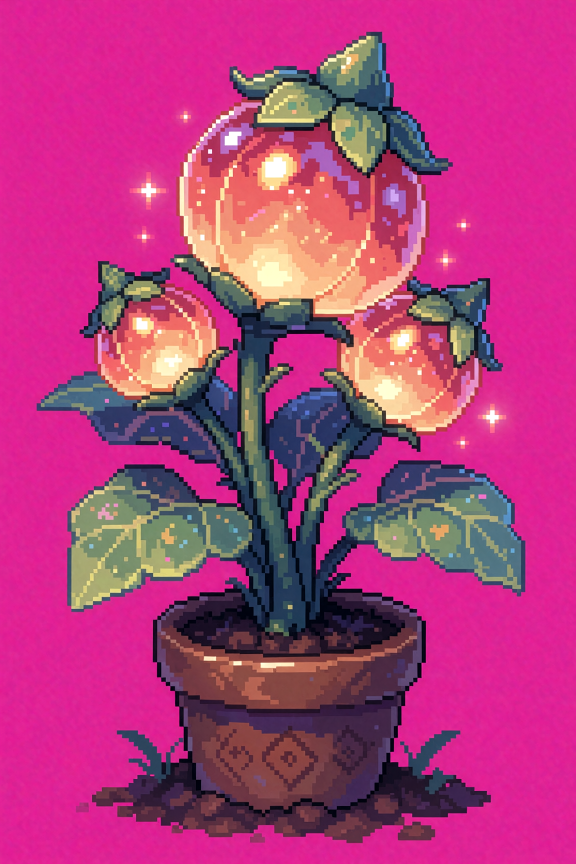
#> input picture Unity/Assets/Resources/Farm/Art/PhotoFlow_Krea2_00031_.png, 1152 x 1728 px, given as the content of the folder ./Unity/Assets/Resources/Farm/Art/PhotoFlow_Krea2_00031_.png, which was not available (shown at 1/2 size)
$ python make_plant_contact.py ../Unity/Assets/Resources/Farm/Art/PhotoFlow_Krea2_00031_.png out.png
#> lines starting #> are read from the running program, lines starting #| are printed output that depends on the picture; pictures that were not available may be replaced by others from this repository, and a replacement may not be noted
from pathlib import Path
import sys
from PIL import Image, ImageDraw

files = sorted(Path(sys.argv[1]).glob('*.png'))
cell_w, cell_h, cols = 180, 170, 8
rows = (len(files) + cols - 1) // cols
out = Image.new('RGB', (cols*cell_w, rows*cell_h), (48, 56, 42))
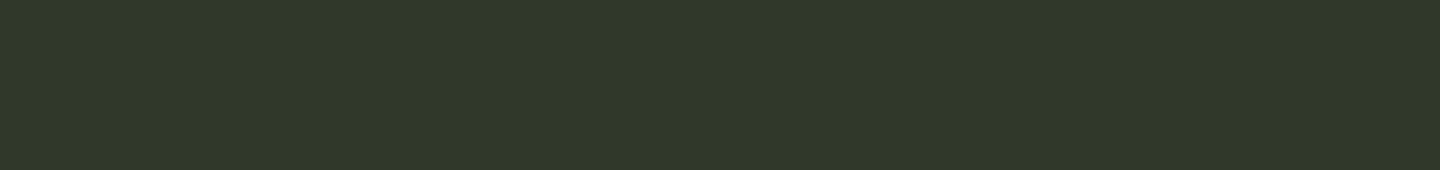
#> out: PIL image 1440x170 RGB; mean R, G, B 48, 56, 42
draw = ImageDraw.Draw(out)
for i, path in enumerate(files):
    im = Image.open(path).convert('RGBA')
    im.thumbnail((cell_w-12, cell_h-30))
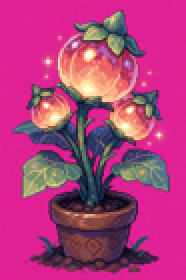
#> im: PIL image 93x140 RGBA (shown 2 times larger); mean R, G, B, A 177.5, 59.8, 124.5, 255
    x = (i % cols)*cell_w + (cell_w-im.width)//2
#> x = 43
    y = (i // cols)*cell_h + 4
    out.paste(im, (x,y), im)
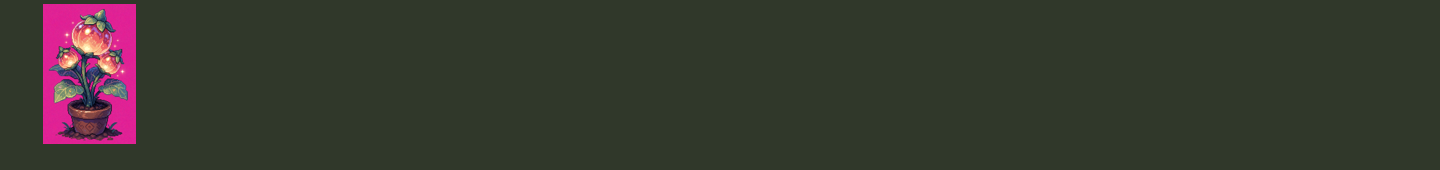
#> out: PIL image 1440x170 RGB; mean R, G, B 54.9, 56.2, 46.4
    draw.text(((i % cols)*cell_w+5, (i // cols)*cell_h+cell_h-22), path.stem, fill='white')
out.save(sys.argv[2])
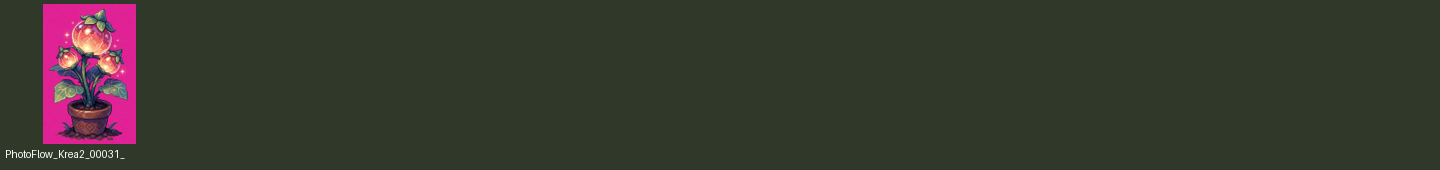
#> saved as out.png: PIL image 1440x170 RGB; mean R, G, B 55.1, 56.4, 46.6

$ run again, on Unity/Assets/Resources/Farm/Art/PhotoFlow_Krea2_00098_.png
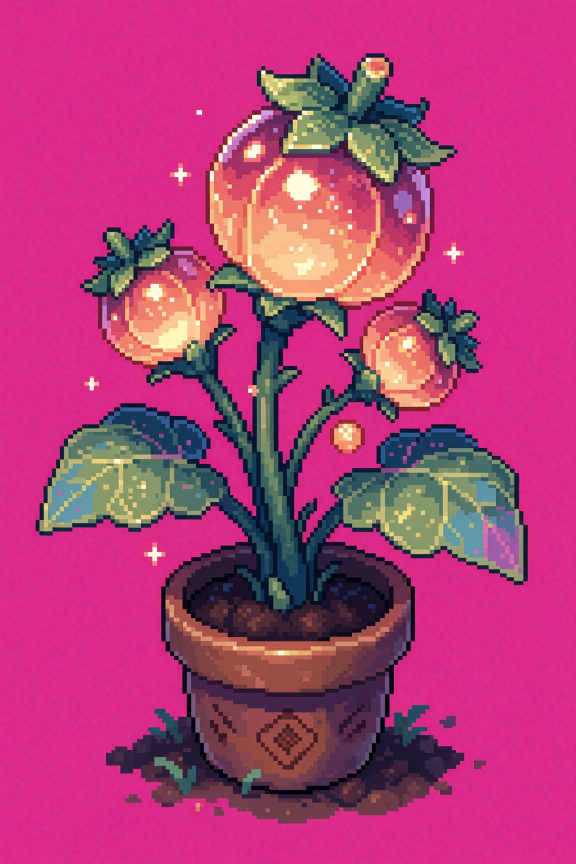
#> input picture Unity/Assets/Resources/Farm/Art/PhotoFlow_Krea2_00098_.png, 1152 x 1728 px, given as the content of the folder ./Unity/Assets/Resources/Farm/Art/PhotoFlow_Krea2_00098_.png, which was not available (shown at 1/2 size)
#> `im.thumbnail((cell_w-12, cell_h-30))`:
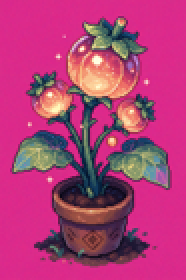
#> im: PIL image 93x140 RGBA (shown 2 times larger); mean R, G, B, A 177.9, 60.4, 119.6, 255
#> `out.save(sys.argv[2])`:
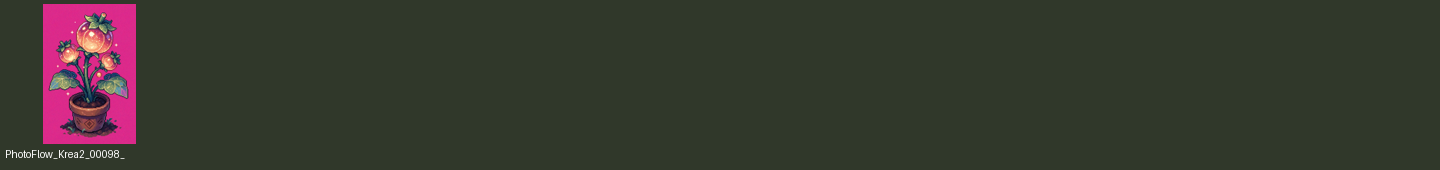
#> saved as out.png: PIL image 1440x170 RGB; mean R, G, B 55.1, 56.5, 46.4

$ run again, on Unity/Assets/Resources/Farm/Art/PhotoFlow_Krea2_00099_.png
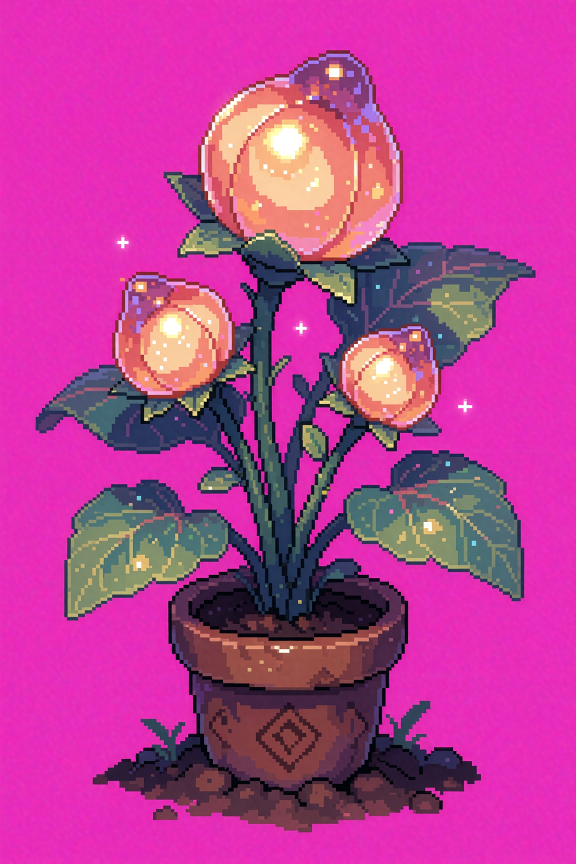
#> input picture Unity/Assets/Resources/Farm/Art/PhotoFlow_Krea2_00099_.png, 1152 x 1728 px, given as the content of the folder ./Unity/Assets/Resources/Farm/Art/PhotoFlow_Krea2_00099_.png, which was not available (shown at 1/2 size)
#> `im.thumbnail((cell_w-12, cell_h-30))`:
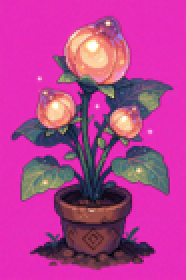
#> im: PIL image 93x140 RGBA (shown 2 times larger); mean R, G, B, A 185.3, 62.2, 149.3, 255
#> `out.save(sys.argv[2])`:
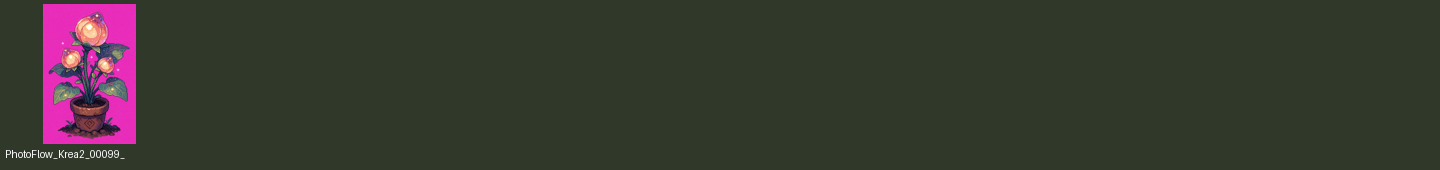
#> saved as out.png: PIL image 1440x170 RGB; mean R, G, B 55.5, 56.6, 47.9
